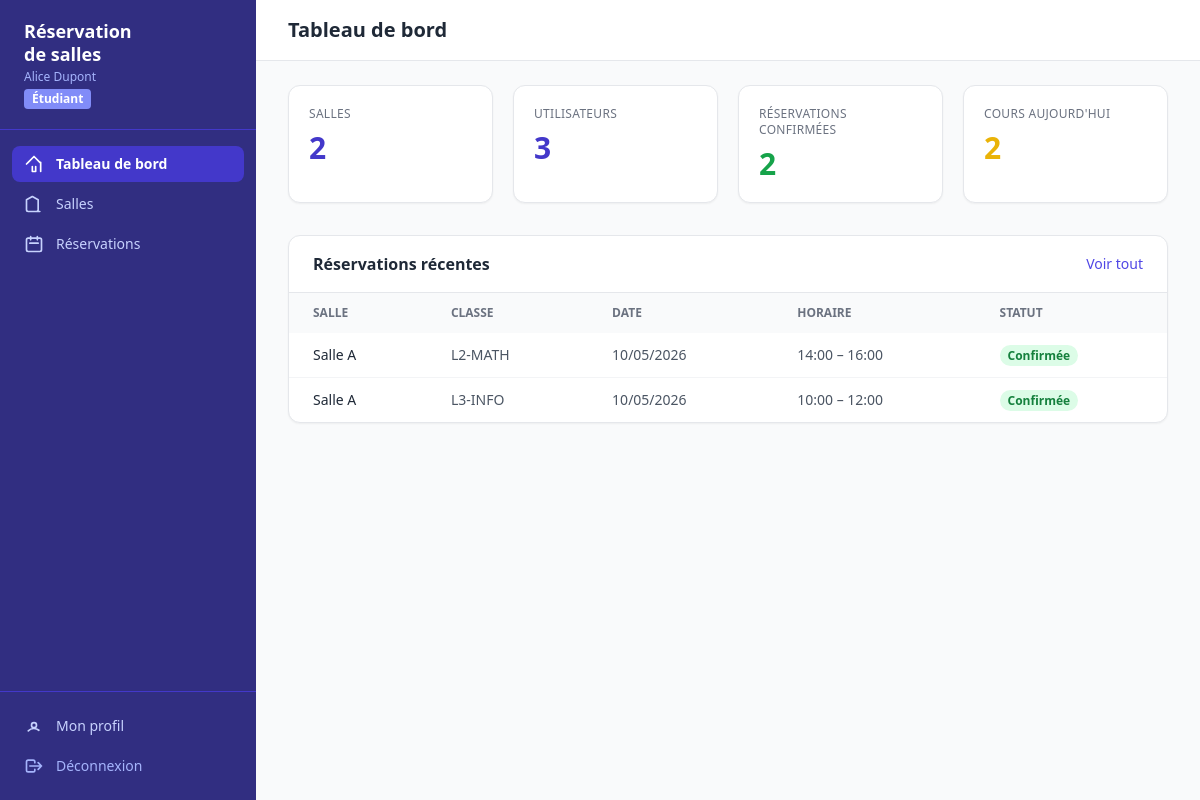
The page /dashboard (signed in) on the database as committed earlier.
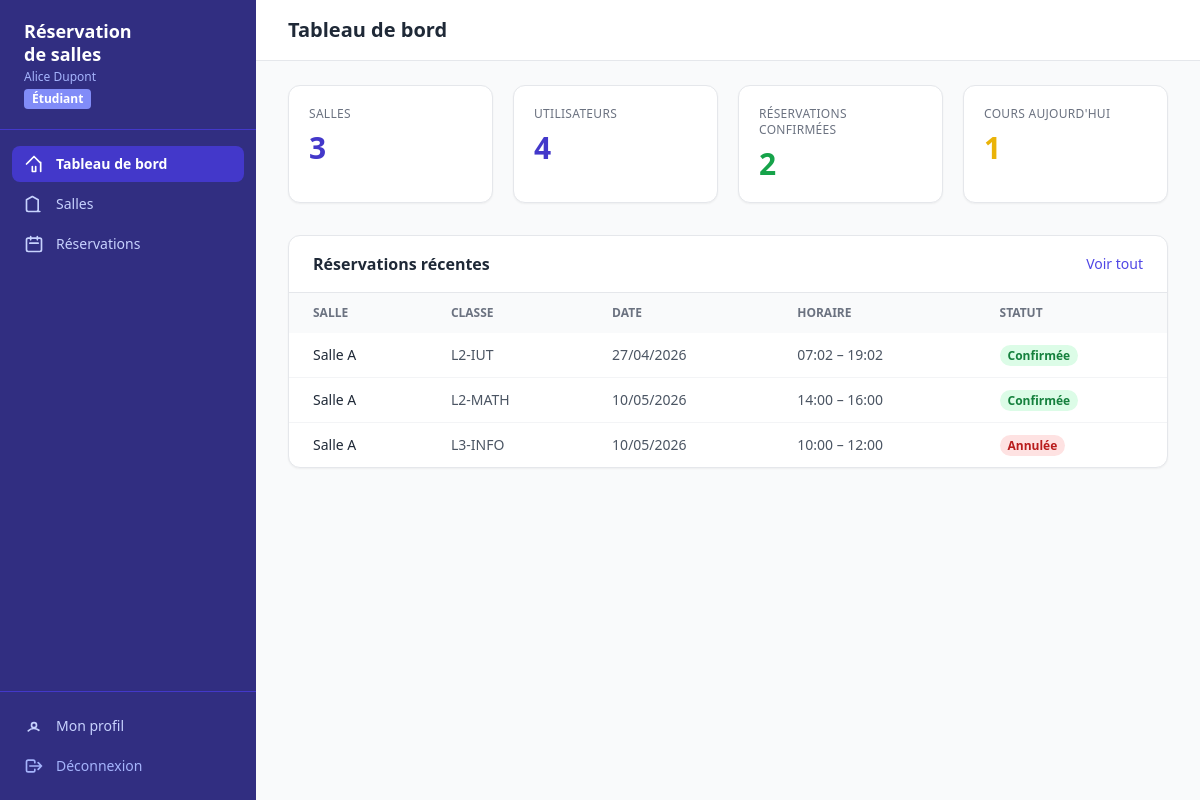
The same page on the database as committed later.
### tables this page shows
CREATE TABLE reservations (
            id              INTEGER PRIMARY KEY,
            salle_id        INTEGER NOT NULL,
            responsable_id  INTEGER NOT NULL,
            classe          TEXT    NOT NULL,
            date            TEXT    NOT NULL,
            heure_debut     TEXT    NOT NULL,
            heure_fin       TEXT    NOT NULL,
            matiere         TEXT    DEFAULT '',
            statut          TEXT    NOT NULL DEFAULT 'en_attente',
            date_creation   TEXT    NOT NULL,
            FOREIGN KEY (salle_id)       REFERENCES salles(id),
            FOREIGN KEY (responsable_id) REFERENCES utilisateurs(id)
        );

CREATE TABLE salles (
            id          INTEGER PRIMARY KEY,
            nom         TEXT    NOT NULL UNIQUE,
            capacite    INTEGER NOT NULL,
            equipements TEXT    NOT NULL DEFAULT '[]',
            disponible  INTEGER NOT NULL DEFAULT 1
        );

### app.py (the view)
@app.route("/dashboard")
@login_required
def dashboard():
    bd, utilisateurs, salles, reservations = get_data()
    aujourd_hui   = date.today()
    confirmees    = [r for r in reservations if r.statut == StatutReservation.CONFIRMEE]
    res_ce_jour   = [r for r in confirmees if r.date == aujourd_hui]
    recentes      = sorted(reservations, key=lambda r: r.date_creation, reverse=True)[:5]
    return render_template(
        "dashboard.html", active="dashboard",
        nb_salles=len(salles),
        nb_utilisateurs=len(utilisateurs),
        nb_confirmees=len(confirmees),
        nb_ce_jour=len(res_ce_jour),
        reservations_recentes=recentes,
    )

### app.py (called while the page is built)
def get_bd():
    return BaseDonneesSQLite()

def get_data():
    bd  = get_bd()
    tout = bd.charger_tout()
    return (
        bd,
        {u.id: u for u in tout["utilisateurs"]},
        {s.id: s for s in tout["salles"]},
        tout["reservations"],
    )

def login_required(f):
    @wraps(f)
    def decorated(*args, **kwargs):
        if "user_id" not in session:
            return redirect(url_for("login"))
        return f(*args, **kwargs)
    return decorated

### models/reservation.py (called while the page is built)
    def _valider_horaires(self):
        if self.__heure_debut >= self.__heure_fin:
            raise ValueError(
                f"L'heure de début ({self.__heure_debut}) "
                f"doit être avant l'heure de fin ({self.__heure_fin})."
            )

    @property
    def id(self) -> int:
        return self.__id

    @id.setter
    def id(self, valeur: int):
        self.__id = valeur

    @property
    def salle(self):
        return self.__salle

    @property
    def classe(self) -> str:
        return self.__classe

    @property
    def date(self) -> date:
        return self.__date

    @property
    def heure_debut(self) -> time:
        return self.__heure_debut

### templates/dashboard.html (shortened to what this page needs)
{% extends "base.html" %}
{% block heading %}Tableau de bord{% endblock %}
{% block content %}
<div class="grid grid-cols-2 lg:grid-cols-4 gap-5 mb-8">
  <div class="bg-white rounded-xl shadow-sm border p-5">
    <p class="text-xs font-medium text-gray-500 uppercase tracking-wide">Salles</p>
    <p class="mt-2 text-3xl font-bold text-indigo-700">{{ nb_salles }}</p>
  </div>
  <div class="bg-white rounded-xl shadow-sm border p-5">
    <p class="text-xs font-medium text-gray-500 uppercase tracking-wide">Utilisateurs</p>
    <p class="mt-2 text-3xl font-bold text-indigo-700">{{ nb_utilisateurs }}</p>
  </div>
  <div class="bg-white rounded-xl shadow-sm border p-5">
    <p class="text-xs font-medium text-gray-500 uppercase tracking-wide">Réservations confirmées</p>
    <p class="mt-2 text-3xl font-bold text-green-600">{{ nb_confirmees }}</p>
  </div>
  <div class="bg-white rounded-xl shadow-sm border p-5">
    <p class="text-xs font-medium text-gray-500 uppercase tracking-wide">Cours aujourd'hui</p>
    <p class="mt-2 text-3xl font-bold text-yellow-500">{{ nb_ce_jour }}</p>
  </div>
</div>
<div class="bg-white rounded-xl shadow-sm border">
  <div class="px-6 py-4 border-b flex items-center justify-between">
    <h3 class="font-semibold text-gray-800">Réservations récentes</h3>
    <a href="{{ url_for('reservations') }}" class="text-sm text-indigo-600 hover:underline">Voir tout</a>
  </div>
  {% if reservations_recentes %}
  <div class="overflow-x-auto">
    <table class="w-full text-sm">
      <thead class="bg-gray-50 text-gray-500 text-xs uppercase">
        <tr>
          <th class="px-6 py-3 text-left">Salle</th>
          <th class="px-6 py-3 text-left">Classe</th>
          <th class="px-6 py-3 text-left">Date</th>
          <th class="px-6 py-3 text-left">Horaire</th>
          <th class="px-6 py-3 text-left">Statut</th>
        </tr>
      </thead>
      <tbody class="divide-y divide-gray-100">
        {% for r in reservations_recentes %}
        <tr class="hover:bg-gray-50">
          <td class="px-6 py-3 font-medium text-gray-800">{{ r.salle.nom }}</td>
          <td class="px-6 py-3 text-gray-600">{{ r.classe }}</td>
          <td class="px-6 py-3 text-gray-600">{{ r.date.strftime('%d/%m/%Y') }}</td>
          <td class="px-6 py-3 text-gray-600">{{ r.heure_debut.strftime('%H:%M') }} – {{ r.heure_fin.strftime('%H:%M') }}</td>
          <td class="px-6 py-3">
            {% if r.statut.value == 'confirmee' %}
              <span class="px-2 py-0.5 rounded-full text-xs font-semibold bg-green-100 text-green-700">Confirmée</span>
            {% elif r.statut.value == 'en_attente' %}
              <span class="px-2 py-0.5 rounded-full text-xs font-semibold bg-yellow-100 text-yellow-700">En attente</span>
            {% elif r.statut.value == 'annulee' %}
              <span class="px-2 py-0.5 rounded-full text-xs font-semibold bg-red-100 text-red-700">Annulée</span>
            {% else %}
              <span class="px-2 py-0.5 rounded-full text-xs font-semibold bg-gray-100 text-gray-600">Terminée</span>
            {% endif %}
          </td>
        </tr>
        {% endfor %}
      </tbody>
    </table>
  </div>
  {% else %}
  <p class="px-6 py-8 text-center text-gray-400 text-sm">Aucune réservation pour le moment.</p>
  {% endif %}
</div>
{% endblock %}

Rows that differ between the two databases and show on the page:
added reservations: salle.nom "Salle A", classe "L2-IUT", date "27/04/2026", heure_debut "07:02", heure_fin "19:02", shows "Confirmée"
changed reservations "L3-INFO": text "Confirmée" → "Annulée"
Other text that changed with them:
{{ nb_salles }}: "2" → "3"
{{ nb_utilisateurs }}: "3" → "4"
{{ nb_ce_jour }}: "2" → "1"
